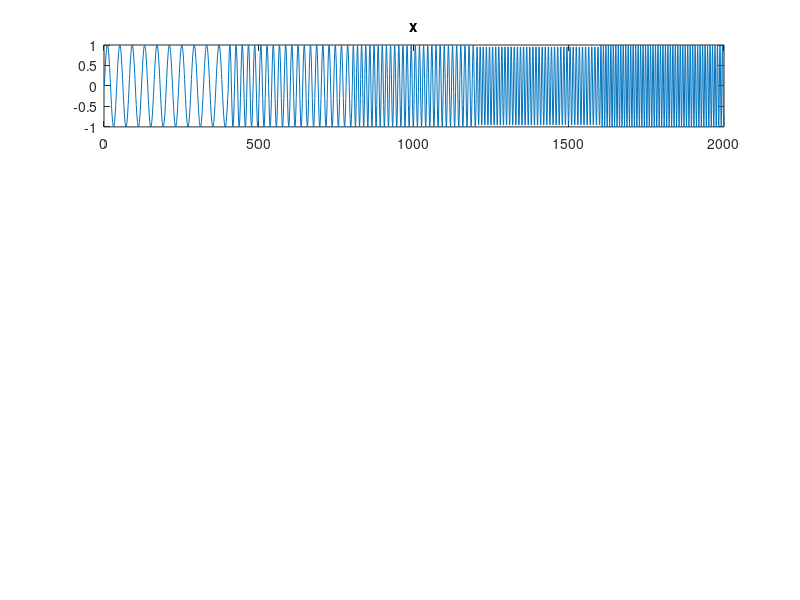

Reproduce this figure in MATLAB. (Note: this script raises an error after producing the figure.)
clear, clc, close all
load multi_signal.mat
subplot(4,1,1), plot(x), title('x')
[C,L] = wavedec(x,3,'db3');% многоуровневое одномерное вейвлет-разложение
cA3 = appcoef(C,L,'db3',3); % вычисляет аппроксимирующий коэффициент
                            % 2-ого уровня
A3 = wrcoef('a',C,L,'db3',3); % аппроксимирующий сигнал на втором уровне
% вычисление детализирующие коэффициенты
cD3 = detcoef(C,L,3);
cD2 = detcoef(C,L,2);
cD1 = detcoef(C,L,1);
% детализирующие сигналы
D1 = wrcoef('d',C,L,'db3',1);
D2 = wrcoef('d',C,L,'db3',2);
D3 = wrcoef('d',C,L,'db3',3);
subplot(5,1,2); plot(A3); title('Approximation A3')
subplot(5,1,5); plot(D1); title('Detail D1')
subplot(5,1,4); plot(D2); title('Detail D2')
subplot(5,1,3); plot(D3); title('Detail D3')
